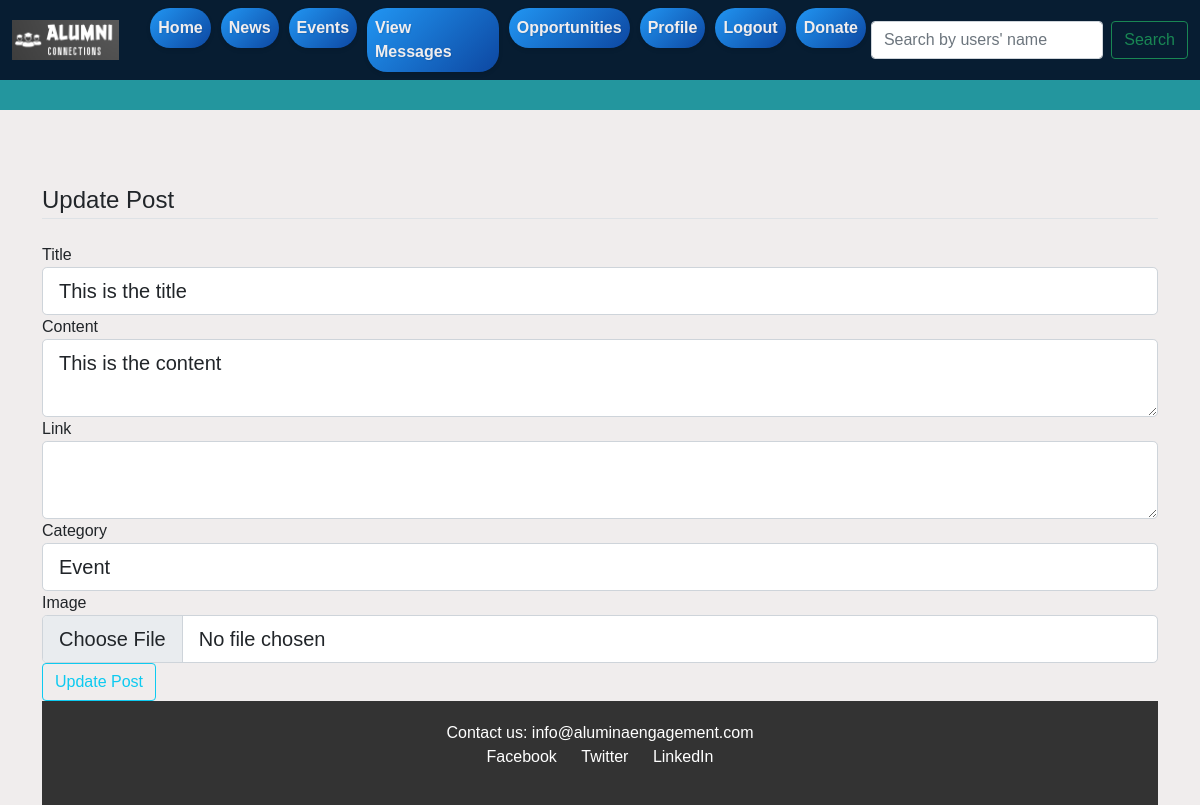
The app's page /post/1/update (signed in), older data.
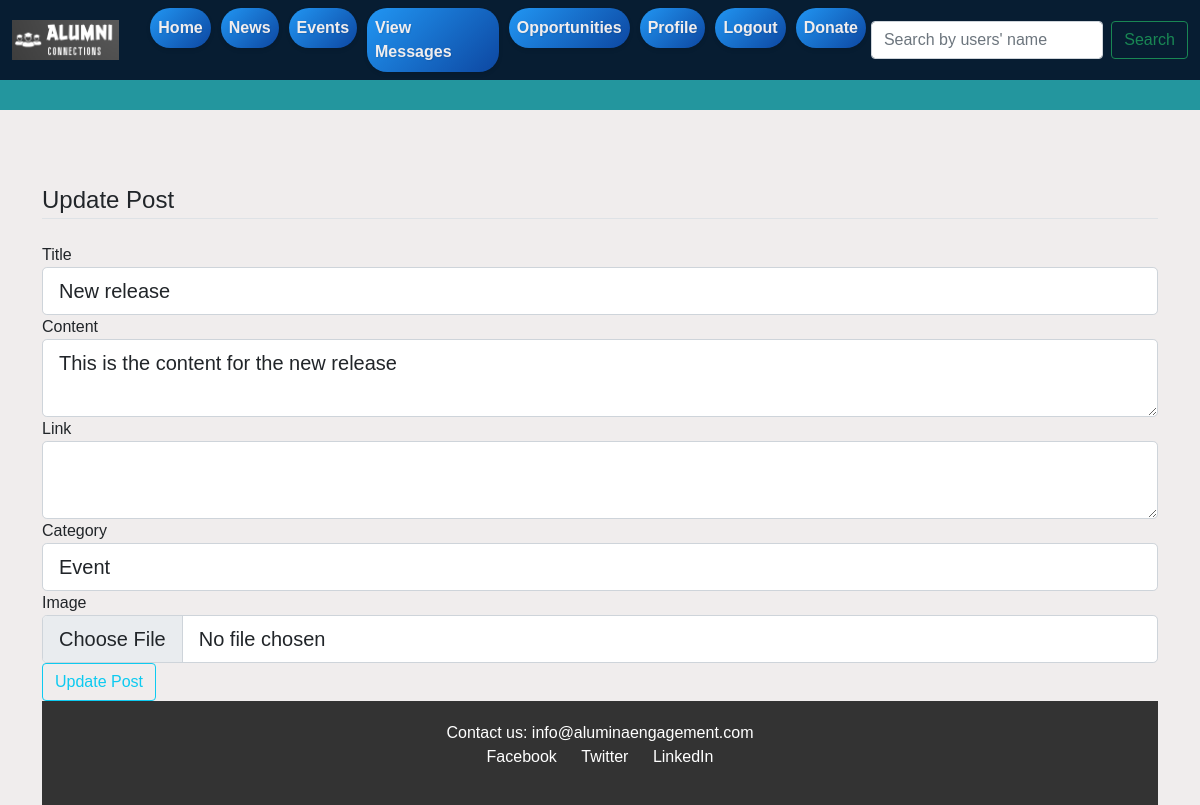
The same page, newer data.
### app/models.py (models this page shows, shortened)
class Post(db.Model):
    id = db.Column(db.Integer, primary_key=True)
    title = db.Column(db.String(100), nullable=False)
    date_posted = db.Column(db.DateTime, nullable=False, default=datetime.utcnow)
    content = db.Column(db.Text, nullable=False)
    image_file = db.Column(db.String(20), nullable=True)
    user_id = db.Column(db.Integer, db.ForeignKey('user.id'), nullable=False)
    likes = db.relationship('Like', backref='post', lazy=True)
    comments = db.relationship('Comment', backref='post', lazy=True)
    link = db.Column(db.String(255), nullable=True)
    category = db.Column(db.String(25), nullable=True)

### app/routes.py (the view)
@main.route("/post/<int:post_id>/update", methods=['GET', 'POST'])
@login_required
def update_post(post_id):
    post = Post.query.get_or_404(post_id)
    if post.user_id != current_user.id:
        abort(403)
    form = PostForm()
    if form.validate_on_submit():
        if form.image_file.data:
            image_file = save_post_picture(form.image_file.data)
            post.image_file = image_file
        post.title = form.title.data
        post.content = form.content.data
        post.link = form.link.data
        post.category = form.category.data
        db.session.commit()
        flash('Your post has been updated!', 'success')
        return redirect(url_for('main.admin'))
    elif request.method == 'GET':
        form.title.data = post.title
        form.content.data = post.content
        form.link.data = post.link
        form.category.data = post.category
    return render_template('create_post.html', title='Update Post', form=form, post=post)

### app/forms.py
class PostForm(FlaskForm):
    title = StringField('Title', validators=[DataRequired()])
    content = TextAreaField('Content', validators=[DataRequired()])
    link = TextAreaField('Link', validators=[Optional()])
    category = SelectField('Category', choices=[
        ('post', 'Post'),
        ('event', 'Event'),
        ('news', 'News')
    ], validators=[Optional()])
    image_file = FileField('Image', validators=[FileAllowed(['jpg', 'png','jpeg'])])
    submit = SubmitField('Publish')

### app/models.py (called while the page is built)
@login_manager.user_loader
def load_user(user_id):
    return User.query.get(int(user_id))

### app/templates/create_post.html (shortened to what this page needs)
{% extends "base.html" %}
{% block content %}
    <div class="content-section">
        <form method="POST" action="{{ url_for('main.update_post', post_id=post.id) if post else url_for('main.new_post') }}" enctype="multipart/form-data">
            <fieldset class="form-group">
                <legend class="border-bottom mb-4">{{ 'Update Post' if post else 'New Post' }}</legend>
                <div class="form-group">
                    {{ form.title.label(class="form-control-label") }}
                    {{ form.title(class="form-control form-control-lg") }}
                </div>
                <div class="form-group">
                    {{ form.content.label(class="form-control-label") }}
                    {{ form.content(class="form-control form-control-lg") }}
                </div>
                <div class="form-group">
                    {{ form.link.label(class="form-control-label") }}
                    {{ form.link(class="form-control form-control-lg") }}
                </div>
                <div class="form-group">
                    {{ form.category.label(class="form-control-label") }}
                    {{ form.category(class="form-control form-control-lg") }}
                </div>
                <div class="form-group">
                    {{ form.image_file.label(class="form-control-label") }}
                    {{ form.image_file(class="form-control form-control-lg") }}
                </div>
            </fieldset>
            <div class="form-group">
                {{ form.submit(class="btn btn-outline-info", value='Update Post' if post else 'Create Post') }}
            </div>
        </form>
    </div>
{% endblock %}

Row changes from the older to the newer data that the page shows:
changed Post "Event": title "This is the title" → "New release"; content "This is the content" → "This is the content for the new release"
